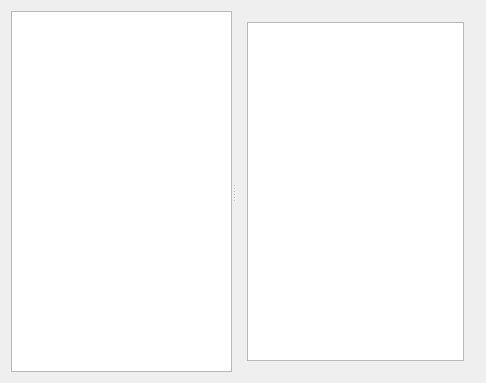
<?xml version="1.0" encoding="UTF-8"?>
<ui version="4.0">
 <class>deditorClass</class>
 <widget class="QWidget" name="deditorClass">
  <property name="geometry">
   <rect>
    <x>0</x>
    <y>0</y>
    <width>486</width>
    <height>383</height>
   </rect>
  </property>
  <property name="windowTitle">
   <string>deditor</string>
  </property>
  <layout class="QVBoxLayout" name="verticalLayout">
   <item>
    <widget class="QSplitter" name="splitter">
     <property name="sizePolicy">
      <sizepolicy hsizetype="Expanding" vsizetype="Expanding">
       <horstretch>0</horstretch>
       <verstretch>0</verstretch>
      </sizepolicy>
     </property>
     <property name="orientation">
      <enum>Qt::Horizontal</enum>
     </property>
     <widget class="QTreeView" name="treeView"/>
     <widget class="QWidget" name="verticalLayoutWidget">
      <layout class="QVBoxLayout" name="verticalLayout_R">
       <item>
        <widget class="QTableView" name="tableView">
         <property name="sizePolicy">
          <sizepolicy hsizetype="Expanding" vsizetype="Expanding">
           <horstretch>0</horstretch>
           <verstretch>0</verstretch>
          </sizepolicy>
         </property>
        </widget>
       </item>
      </layout>
     </widget>
    </widget>
   </item>
  </layout>
 </widget>
 <layoutdefault spacing="6" margin="11"/>
 <resources/>
 <connections/>
</ui>
